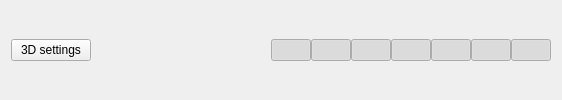
    <widget class="QWidget" name="layoutWidget">
     <layout class="QVBoxLayout" name="verticalLayout3DImage">
      <property name="spacing">
       <number>0</number>
      </property>
      <property name="sizeConstraint">
       <enum>QLayout::SetDefaultConstraint</enum>
      </property>
      <item>
       <layout class="QHBoxLayout" name="horizontalLayout3DSettings">
        <property name="spacing">
         <number>0</number>
        </property>
        <item>
         <widget class="QPushButton" name="pushButton3DSettings">
          <property name="sizePolicy">
           <sizepolicy hsizetype="Minimum" vsizetype="Maximum">
            <horstretch>0</horstretch>
            <verstretch>0</verstretch>
           </sizepolicy>
          </property>
          <property name="minimumSize">
           <size>
            <width>0</width>
            <height>0</height>
           </size>
          </property>
          <property name="text">
           <string>3D settings</string>
          </property>
          <property name="checkable">
           <bool>true</bool>
          </property>
          <property name="checked">
           <bool>false</bool>
          </property>
         </widget>
        </item>
        <item>
         <widget class="QPushButton" name="pushButton3DGeneralSettings">
          <property name="toolTip">
           <string>&lt;html&gt;&lt;head/&gt;&lt;body&gt;&lt;p&gt;AB 3D rendering settings.&lt;/p&gt;&lt;/body&gt;&lt;/html&gt;</string>
          </property>
          <property name="text">
           <string/>
          </property>
          <property name="icon">
           <iconset resource="content.qrc">
            <normaloff>:/resources/actions/settings3d.png</normaloff>:/resources/actions/settings3d.png</iconset>
          </property>
          <property name="iconSize">
           <size>
            <width>19</width>
            <height>19</height>
           </size>
          </property>
          <property name="flat">
           <bool>true</bool>
          </property>
         </widget>
        </item>
        <item>
         <widget class="QPushButton" name="pushButtonReplotAll">
          <property name="toolTip">
           <string>Replot all</string>
          </property>
          <property name="statusTip">
           <string>Replot all images</string>
          </property>
          <property name="icon">
           <iconset resource="content.qrc">
            <normaloff>:/resources/actions/replot.png</normaloff>:/resources/actions/replot.png</iconset>
          </property>
          <property name="iconSize">
           <size>
            <width>20</width>
            <height>20</height>
           </size>
          </property>
          <property name="flat">
           <bool>true</bool>
          </property>
         </widget>
        </item>
        <item>
         <widget class="QPushButton" name="pushButtonResetCameraPosition">
          <property name="maximumSize">
           <size>
            <width>20</width>
            <height>16777215</height>
           </size>
          </property>
          <property name="toolTip">
           <string>Reset Camera position</string>
          </property>
          <property name="statusTip">
           <string>Reset camera position</string>
          </property>
          <property name="text">
           <string/>
          </property>
          <property name="icon">
           <iconset resource="content.qrc">
            <normaloff>:/resources/actions/resetCamera.png</normaloff>:/resources/actions/resetCamera.png</iconset>
          </property>
          <property name="iconSize">
           <size>
            <width>20</width>
            <height>20</height>
           </size>
          </property>
          <property name="flat">
           <bool>true</bool>
          </property>
         </widget>
        </item>
        <item>
         <widget class="QPushButton" name="pushButtonChangeCamPosition">
          <property name="text">
           <string/>
          </property>
          <property name="icon">
           <iconset resource="content.qrc">
            <normaloff>:/resources/cursors/centerCamCursor.png</normaloff>:/resources/cursors/centerCamCursor.png</iconset>
          </property>
          <property name="iconSize">
           <size>
            <width>20</width>
            <height>20</height>
           </size>
          </property>
          <property name="checkable">
           <bool>true</bool>
          </property>
          <property name="flat">
           <bool>true</bool>
          </property>
         </widget>
        </item>
        <item>
         <spacer name="horizontalSpacer_2">
          <property name="orientation">
           <enum>Qt::Horizontal</enum>
          </property>
          <property name="sizeHint" stdset="0">
           <size>
            <width>40</width>
            <height>20</height>
           </size>
          </property>
         </spacer>
        </item>
        <item>
         <widget class="QPushButton" name="pushButtonToggleDiffuse">
          <property name="statusTip">
           <string>Toggle diffuse</string>
          </property>
          <property name="whatsThis">
           <string>Enable diffuse color</string>
          </property>
          <property name="text">
           <string/>
          </property>
          <property name="icon">
           <iconset resource="content.qrc">
            <normaloff>:/resources/actions/diffuse.png</normaloff>:/resources/actions/diffuse.png</iconset>
          </property>
          <property name="iconSize">
           <size>
            <width>20</width>
            <height>20</height>
           </size>
          </property>
          <property name="checkable">
           <bool>true</bool>
          </property>
          <property name="checked">
           <bool>true</bool>
          </property>
          <property name="flat">
           <bool>true</bool>
          </property>
         </widget>
        </item>
        <item>
         <widget class="QPushButton" name="pushButtonToggleNormal">
          <property name="statusTip">
           <string>Toggle normal</string>
          </property>
          <property name="whatsThis">
           <string>Enable normal mapping</string>
          </property>
          <property name="text">
           <string/>
          </property>
          <property name="icon">
           <iconset resource="content.qrc">
            <normaloff>:/resources/actions/normal.png</normaloff>:/resources/actions/normal.png</iconset>
          </property>
          <property name="iconSize">
           <size>
            <width>20</width>
            <height>20</height>
           </size>
          </property>
          <property name="checkable">
           <bool>true</bool>
          </property>
          <property name="checked">
           <bool>true</bool>
          </property>
          <property name="flat">
           <bool>true</bool>
          </property>
         </widget>
        </item>
        <item>
         <widget class="QPushButton" name="pushButtonToggleSpecular">
          <property name="statusTip">
           <string>Toggle specular</string>
          </property>
          <property name="whatsThis">
           <string>Enable specular reflection texture</string>
          </property>
          <property name="text">
           <string/>
          </property>
          <property name="icon">
           <iconset resource="content.qrc">
            <normaloff>:/resources/actions/specular.png</normaloff>:/resources/actions/specular.png</iconset>
          </property>
          <property name="iconSize">
           <size>
            <width>20</width>
            <height>20</height>
           </size>
          </property>
          <property name="checkable">
           <bool>true</bool>
          </property>
          <property name="checked">
           <bool>true</bool>
          </property>
          <property name="flat">
           <bool>true</bool>
          </property>
         </widget>
        </item>
        <item>
         <widget class="QPushButton" name="pushButtonToggleHeight">
          <property name="statusTip">
           <string>Toggle height/displacement</string>
          </property>
          <property name="whatsThis">
           <string>Enable displacement</string>
          </property>
          <property name="text">
           <string/>
          </property>
          <property name="icon">
           <iconset resource="content.qrc">
            <normaloff>:/resources/actions/height.png</normaloff>:/resources/actions/height.png</iconset>
          </property>
          <property name="iconSize">
           <size>
            <width>20</width>
            <height>20</height>
           </size>
          </property>
          <property name="checkable">
           <bool>true</bool>
          </property>
          <property name="checked">
           <bool>true</bool>
          </property>
          <property name="flat">
           <bool>true</bool>
          </property>
         </widget>
        </item>
        <item>
         <widget class="QPushButton" name="pushButtonToggleOcclusion">
          <property name="statusTip">
           <string>Toggle occlusion</string>
          </property>
          <property name="whatsThis">
           <string>Enable ambient occlusion texture</string>
          </property>
          <property name="text">
           <string/>
          </property>
          <property name="icon">
           <iconset resource="content.qrc">
            <normaloff>:/resources/actions/occlusion.png</normaloff>:/resources/actions/occlusion.png</iconset>
          </property>
          <property name="iconSize">
           <size>
            <width>20</width>
            <height>20</height>
           </size>
          </property>
          <property name="checkable">
           <bool>true</bool>
          </property>
          <property name="checked">
           <bool>true</bool>
          </property>
          <property name="flat">
           <bool>true</bool>
          </property>
         </widget>
        </item>
        <item>
         <widget class="QPushButton" name="pushButtonToggleRoughness">
          <property name="statusTip">
           <string>Toggle roughness mapping</string>
          </property>
          <property name="whatsThis">
           <string>Enable roughness mapping</string>
          </property>
          <property name="text">
           <string/>
          </property>
          <property name="icon">
           <iconset resource="content.qrc">
            <normaloff>:/resources/actions/roughness.png</normaloff>:/resources/actions/roughness.png</iconset>
          </property>
          <property name="iconSize">
           <size>
            <width>20</width>
            <height>20</height>
           </size>
          </property>
          <property name="checkable">
           <bool>true</bool>
          </property>
          <property name="checked">
           <bool>true</bool>
          </property>
          <property name="flat">
           <bool>true</bool>
          </property>
         </widget>
        </item>
        <item>
         <widget class="QPushButton" name="pushButtonToggleMetallic">
          <property name="statusTip">
           <string>Toggle metallic texture</string>
          </property>
          <property name="whatsThis">
           <string>Enable metallic texture</string>
          </property>
          <property name="text">
           <string/>
          </property>
          <property name="icon">
           <iconset resource="content.qrc">
            <normaloff>:/resources/actions/metalic.png</normaloff>:/resources/actions/metalic.png</iconset>
          </property>
          <property name="iconSize">
           <size>
            <width>20</width>
            <height>20</height>
           </size>
          </property>
          <property name="checkable">
           <bool>true</bool>
          </property>
          <property name="checked">
           <bool>true</bool>
          </property>
          <property name="flat">
           <bool>true</bool>
          </property>
         </widget>
        </item>
       </layout>
      </item>
     </layout>
    </widget>
